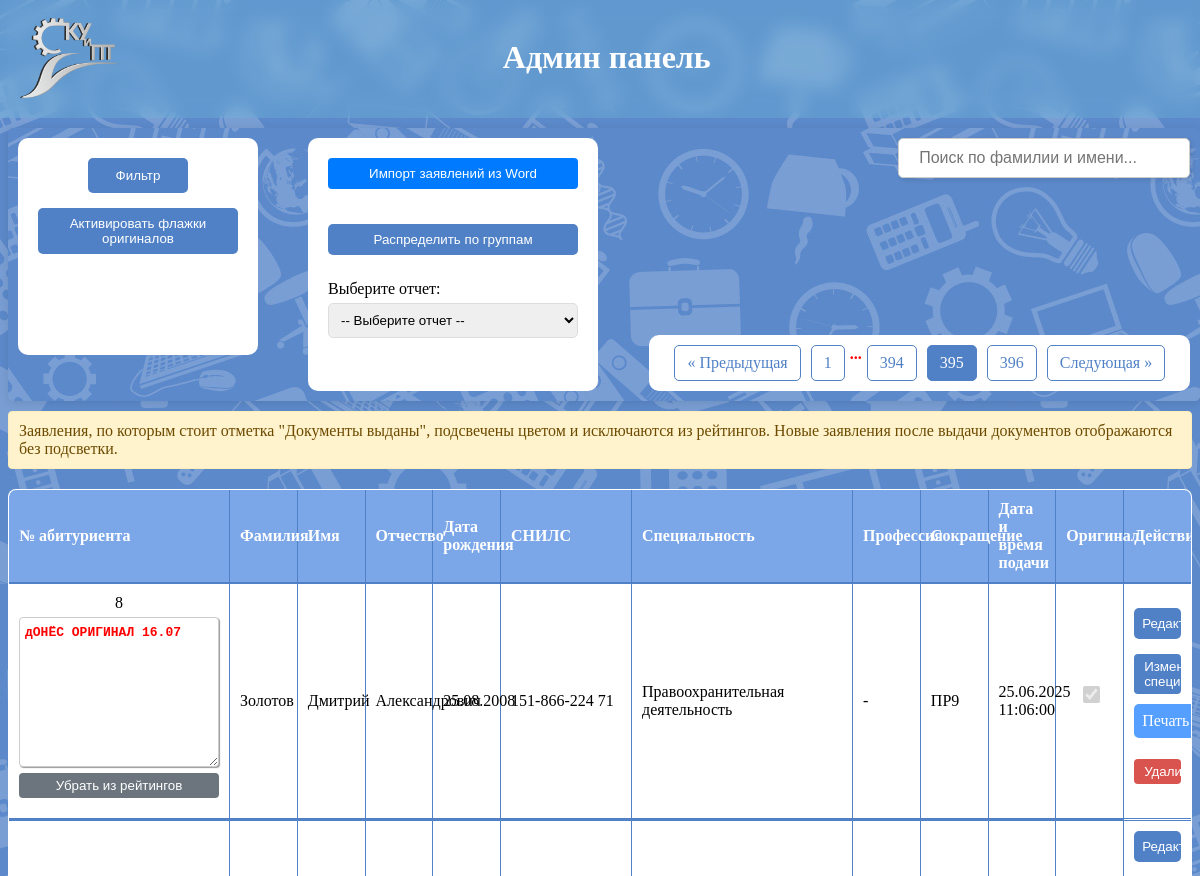
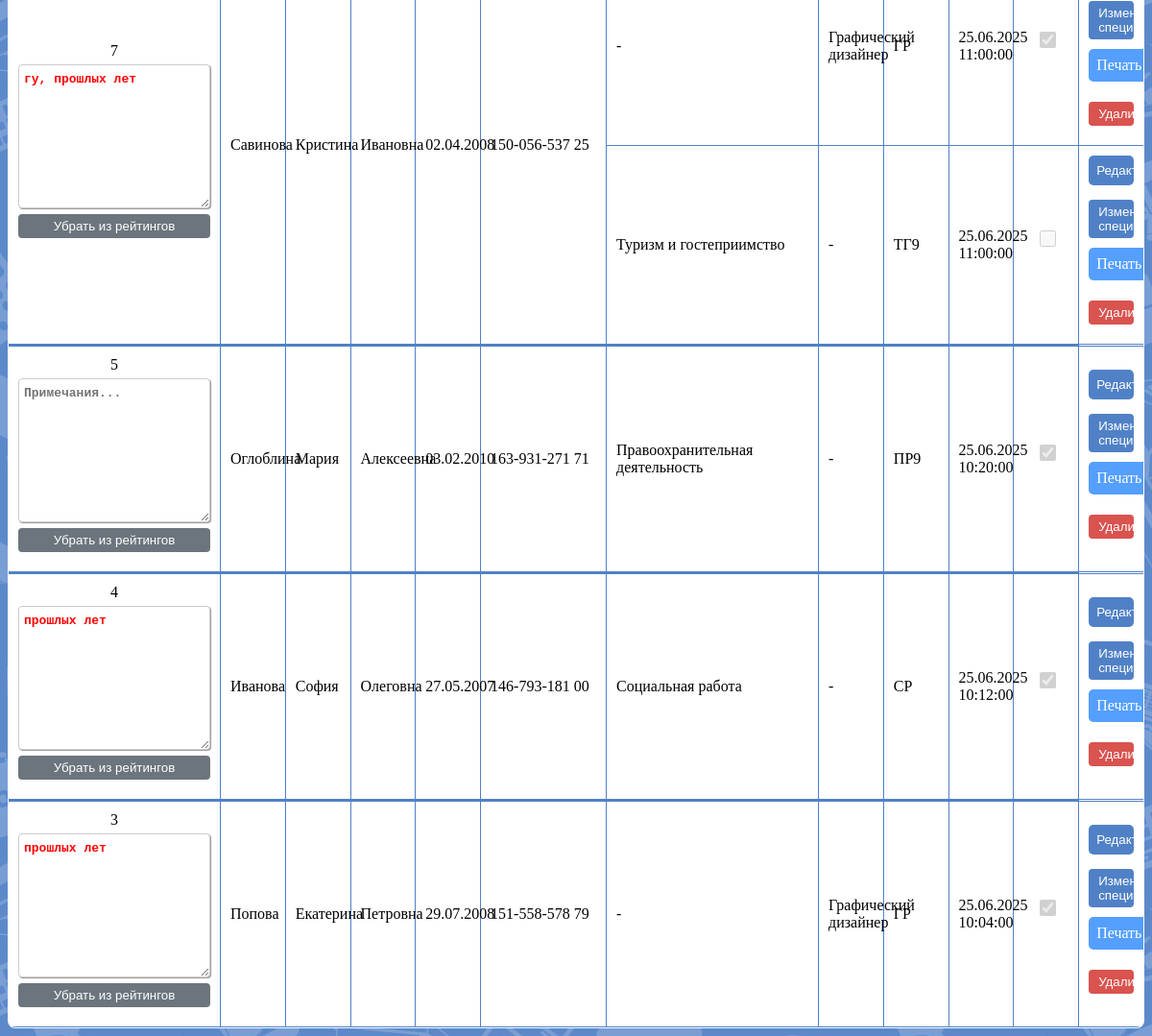
The page /pages/administrator.php?page=395 on the database its author committed (2 pictures, top to bottom).
### tables this page shows
CREATE TABLE `zayav` (
  `id_zayav` int(11) NOT NULL,
  `id_abitur` int(11) NOT NULL,
  `id_spec_prof` int(11) DEFAULT NULL,
  `budzhet` int(11) DEFAULT '1',
  `date` datetime NOT NULL DEFAULT CURRENT_TIMESTAMP,
  `original` tinyint(1) NOT NULL DEFAULT '0',
  `comment` text,
  `issue_note` text,
  `group_id` int(11) DEFAULT NULL
);

CREATE TABLE `profec_spec` (
  `id_prof_spec` int(11) NOT NULL,
  `title` varchar(150) NOT NULL,
  `code` varchar(10) NOT NULL,
  `socr` varchar(20) NOT NULL,
  `ispitanie` int(11) DEFAULT NULL,
  `class` int(11) NOT NULL,
  `forma_obuch` int(11) NOT NULL,
  `kategoriya` int(11) NOT NULL,
  `programm` int(11) NOT NULL,
  `date_sobr` int(11) DEFAULT NULL,
  `date_okonch` int(11) DEFAULT NULL
);

### pages/administrator.php (the view, shortened to what this page needs)
<?php
$host = 'localhost';
$user = 'root';
$password = 'root';
$dbname = 'pk_2025';
$conn = new mysqli($host, $user, $password, $dbname);
$limit = 5;
$page = isset($_GET['page']) ? max((int)$_GET['page'], 1) : 1;
$offset = ($page - 1) * $limit;
$sqlWhere = '';
$sql = "
SELECT
    abit.id_abit,
    abit.familiya,
    abit.imya,
    abit.otchestvo,
    abit.snils,
    abit.date_bd,
    MAX(zayav.date) as latest_date,
    (SELECT comment FROM zayav WHERE id_abitur = abit.id_abit AND comment IS NOT NULL ORDER BY date DESC LIMIT 1) as last_comment
FROM
    abit
JOIN zayav ON abit.id_abit = zayav.id_abitur
JOIN profec_spec ON zayav.id_spec_prof = profec_spec.id_prof_spec
JOIN kat_spec_prof ON profec_spec.kategoriya = kat_spec_prof.id_kat
WHERE 1 $sqlWhere
GROUP BY abit.id_abit, abit.familiya, abit.imya, abit.otchestvo, abit.snils, abit.date_bd
ORDER BY latest_date DESC
LIMIT ? OFFSET ?
";
$stmt = $conn->prepare($sql);
$stmt->bind_param("ii", $limit, $offset);
$stmt->execute();
$result = $stmt->get_result();
$sqlCount = "
SELECT COUNT(DISTINCT abit.id_abit) AS total
FROM abit
JOIN zayav ON abit.id_abit = zayav.id_abitur
JOIN profec_spec ON zayav.id_spec_prof = profec_spec.id_prof_spec
JOIN kat_spec_prof ON profec_spec.kategoriya = kat_spec_prof.id_kat
WHERE 1 $sqlWhere
";
$resultCount = $conn->query($sqlCount);
$totalAbit = $resultCount->fetch_assoc()['total'];
$totalPages = ceil($totalAbit / $limit);
$abitIds = array_column($result->fetch_all(MYSQLI_ASSOC), 'id_abit');
if (!empty($abitIds)) {
    $idsIn = implode(",", array_map('intval', $abitIds));
    $zayavQuery = "
    SELECT
        abit.id_abit,
        abit.familiya,
        abit.imya,
        abit.otchestvo,
        abit.snils,
        abit.date_bd,
        zayav.id_zayav,
        zayav.date,
        zayav.original,
        zayav.comment,
        zayav.issue_note,
        zayav.group_id,
        groups.name as group_name,
        profec_spec.code,
        profec_spec.title AS spec_title,
        profec_spec.socr,
        kat_spec_prof.title AS kategoriya,
        (SELECT comment FROM zayav WHERE id_abitur = abit.id_abit AND comment IS NOT NULL ORDER BY date DESC LIMIT 1) as last_comment
    FROM
        zayav
    JOIN abit ON abit.id_abit = zayav.id_abitur
    JOIN profec_spec ON zayav.id_spec_prof = profec_spec.id_prof_spec
    JOIN kat_spec_prof ON profec_spec.kategoriya = kat_spec_prof.id_kat
    LEFT JOIN `groups` ON zayav.group_id = groups.id
    WHERE abit.id_abit IN ($idsIn)
    ORDER BY zayav.date DESC
    ";
    $zayavResult = $conn->query($zayavQuery);
    $abitData = [];
    while ($row = $zayavResult->fetch_assoc()) {
        $idAbit = $row['id_abit'];
        if (!isset($abitData[$idAbit])) {
            $abitData[$idAbit] = [
                'familiya' => $row['familiya'],
                'imya' => $row['imya'],
                'otchestvo' => $row['otchestvo'],
                'snils' => $row['snils'],
                'date_bd' => $row['date_bd'],
                'last_comment' => $row['last_comment'],
                'group_name' => $row['group_name'],
                'zayavleniya' => []
            ];
        }
        $abitData[$idAbit]['zayavleniya'][] = [
            'code' => $row['code'],
            'spec_title' => $row['kategoriya'] === 'Специальность' ? $row['spec_title'] : '-',
            'profession' => $row['kategoriya'] === 'Профессия' ? $row['spec_title'] : '-',
            'socr' => $row['socr'],
            'date' => $row['date'],
            'id_zayav' => $row['id_zayav'],
            'original' => $row['original'],
            'comment' => $row['comment'],
            'issue_note' => $row['issue_note'],
            'group_id' => $row['group_id'],
            'group_name' => $row['group_name']
        ];
    }
}
?>
<!DOCTYPE html>
<html lang="ru">
<head>
    <link rel="stylesheet" href="css/styles.css">
</head>
<body>
<header>
    <div class="blur">
        <img src="img/ykuipt_logo.png" alt="Логотип"><h1>Админ панель</h1>
    </div>
</header>
<div class = "search-and-filter">
    <div class = "filter-otchet">
        <div class="filter-cont-btn">
            <button id="openFilter" class="filter-btn">Фильтр</button>
            <button id="activateCheckboxes" class="button">Активировать флажки оригиналов</button>
        </div>
        <div class = "otchet">
    <div style="margin-bottom: 20px;">
        <button id="importBtn" class="btn btn-primary">Импорт заявлений из Word</button>
    </div>
    <button id="distributeGroups" class="button">Распределить по группам</button>
    <label for="reportSelector">Выберите отчет:</label>
    <select id="reportSelector" onchange="showReport()">
        <option value="">-- Выберите отчет --</option>
    </select>
    <br><br>
        </div>
    </div>
<div id = "searchContainer">
    <form id="searchForm" method="GET" action="">
        <input type="text" name="search" id="searchInput" placeholder="Поиск по фамилии и имени..."
            value="<?= htmlspecialchars($_GET['search'] ?? '') ?>">
    </form>
</div>
<div class="pagination-filter">
    <?php
    $params = $_GET;
    unset($params['page']);
    $queryString = http_build_query($params);
    function pageLink($pageNum, $currentPage, $queryString) {
        $active = $pageNum == $currentPage ? 'active' : '';
        $link = '?page=' . $pageNum . ($queryString ? '&' . $queryString : '');
        return '<a href="' . htmlspecialchars($link) . '" class="' . $active . '">' . htmlspecialchars($pageNum) . '</a>';
    }
    if ($page > 1) {
        echo '<a href="?page=' . ($page - 1) . ($queryString ? '&' . $queryString : '') . '">« Предыдущая</a>';
    }
    if ($page > 3) {
        echo pageLink(1, $page, $queryString);
        echo '<span>...</span>';
    }
    for ($i = max(1, $page - 1); $i <= min($totalPages, $page + 1); $i++) {
        echo pageLink($i, $page, $queryString);
    }
    if ($page < $totalPages) {
        echo '<a href="?page=' . ($page + 1) . ($queryString ? '&' . $queryString : '') . '">Следующая »</a>';
    }
    ?>
</div>
</div>
    <?php if (empty($abitData)) : ?>
    <div class = "no-zayav">
        <p>Нет заявлений для отображения</p>
    </div>
    <?php else : ?>
    <div class="issued-legend">
        Заявления, по которым стоит отметка "Документы выданы", подсвечены цветом и исключаются из рейтингов. Новые заявления после выдачи документов отображаются без подсветки.
    </div>
    <table id = "table_zayav">
    <thead>
        <tr>
            <th class="th1">№ абитуриента</th>
            <th>Фамилия</th>
            <th>Имя</th>
            <th>Отчество</th>
            <th>Дата рождения</th>
            <th class="th2">СНИЛС</th>
            <th>Специальность</th>
            <th>Профессия</th>
            <th>Сокращение</th>
            <th>Дата и время подачи</th>
            <th>Оригинал</th>
            <th>Действия</th>
        </tr>
    </thead>
    <tbody>
    <?php
    foreach ($abitData as $idAbit => $data) {
        $rowCount = isset($data['zayavleniya']) ? count($data['zayavleniya']) : 0;
        if (isset($data['zayavleniya'])) {
            usort($data['zayavleniya'], function($a, $b) {
                return $a['id_zayav'] - $b['id_zayav'];
            });
        }
        echo "<tr class='abit-border-top'><td colspan='11'></td></tr>";
        $firstZayav = array_shift($data['zayavleniya']);
        $isIssued = isset($firstZayav['issue_note']) && $firstZayav['issue_note'] && strpos($firstZayav['issue_note'], 'Документы выданы') === 0;
        $issueNote = $isIssued ? htmlspecialchars($firstZayav['issue_note']) : '';
        $issueLabel = $issueNote ? "<div class='issued-label'>{$issueNote}</div>" : '';
        $issuedCellClass = $issueNote ? " class='issued-cell'" : '';
        $applyToSpec = $firstZayav['spec_title'] !== '-';
        $specContent = $applyToSpec ? $issueLabel . $firstZayav['spec_title'] : $firstZayav['spec_title'];
        $profContent = !$applyToSpec ? $issueLabel . $firstZayav['profession'] : $firstZayav['profession'];
        echo "<tr>";
        echo "<td rowspan='" . ($rowCount) . "' class='td-id'>
            <div class='td-id-content'>
                <div class='abit-number'>" . htmlspecialchars($idAbit) . "</div>";
        echo "<textarea
            class='notes-textarea'
            data-abit-id='" . $idAbit . "'
            placeholder='Примечания...'>" . htmlspecialchars($data['last_comment'] ?? '') . "</textarea>
        <button class='btn btn-secondary hide-from-rating' style='margin-top:6px; width:100%;' data-id='" . $firstZayav['id_zayav'] . "' data-name='" . htmlspecialchars($data['familiya'] . ' ' . $data['imya'], ENT_QUOTES) . "'>Убрать из рейтингов</button>
        </div>
        </td>";
        echo "<td rowspan='" . ($rowCount) . "'>" . htmlspecialchars($data['familiya']) . "</td>";
        echo "<td rowspan='" . ($rowCount) . "'>" . htmlspecialchars($data['imya']) . "</td>";
        echo "<td rowspan='" . ($rowCount) . "'>" . htmlspecialchars($data['otchestvo']) . "</td>";
        echo "<td rowspan='" . ($rowCount) . "'>" . date("d.m.Y", strtotime($data['date_bd'])) . "</td>";
        echo "<td rowspan='" . ($rowCount) . "'>" . htmlspecialchars($data['snils']) . "</td>";
        echo "<td{$issuedCellClass}>{$specContent}</td>";
        echo "<td{$issuedCellClass}>{$profContent}</td>";
        echo "<td{$issuedCellClass}>" . htmlspecialchars($firstZayav['socr']) . "</td>";
        echo "<td{$issuedCellClass}>" . date("d.m.Y H:i:s", strtotime($firstZayav['date'])) . "</td>";
        $checked = $firstZayav['original'] == 1 ? 'checked' : '';
        echo "<td{$issuedCellClass}><input type='checkbox' class='checkbox-original' data-id='" . $firstZayav['id_zayav'] . "' data-abit-id='" . $idAbit . "' $checked disabled></td>";
        echo "<td{$issuedCellClass}>";
        echo '<button class="btn btn-info view-details" data-id="' . $firstZayav['id_zayav'] . '">Редактировать</button>';
        echo '<button class="btn btn-warning change-spec" data-id="' . $firstZayav['id_zayav'] . '">Изменить специальность</button>';
        echo "<a href='otchet/print_application.php?id=" . $firstZayav['id_zayav'] . "' class='button-print'>Печать</a>";
        echo '<button class="btn btn-danger delete-zayav" style="margin-top:6px;" data-id="' . $firstZayav['id_zayav'] . '" data-name="' . htmlspecialchars($data['familiya'] . ' ' . $data['imya'], ENT_QUOTES) . '" data-socr="' . htmlspecialchars($firstZayav['socr'], ENT_QUOTES) . '">Удалить</button>';
        echo "</td>";
        echo "</tr>";
        foreach ($data['zayavleniya'] as $zayav) {
            $isIssuedRow = isset($zayav['issue_note']) && $zayav['issue_note'] && strpos($zayav['issue_note'], 'Документы выданы') === 0;
            $issueNoteRow = $isIssuedRow ? htmlspecialchars($zayav['issue_note']) : '';
            $issueLabelRow = $issueNoteRow ? "<div class='issued-label'>{$issueNoteRow}</div>" : '';
            $issuedCellClassRow = $issueNoteRow ? " class='issued-cell'" : '';
            $applyToSpecRow = $zayav['spec_title'] !== '-';
            $specContentRow = $applyToSpecRow ? $issueLabelRow . $zayav['spec_title'] : $zayav['spec_title'];
            $profContentRow = !$applyToSpecRow ? $issueLabelRow . $zayav['profession'] : $zayav['profession'];
            echo "<tr>";
            echo "<td{$issuedCellClassRow}>{$specContentRow}</td>";
            echo "<td{$issuedCellClassRow}>{$profContentRow}</td>";
            echo "<td{$issuedCellClassRow}>" . htmlspecialchars($zayav['socr']) . "</td>";
            echo "<td{$issuedCellClassRow}>" . date("d.m.Y H:i:s", strtotime($zayav['date'])) . "</td>";
            $checked = $zayav['original'] == 1 ? 'checked' : '';
            echo "<td{$issuedCellClassRow}><input type='checkbox' class='checkbox-original' data-id='" . $zayav['id_zayav'] . "' data-abit-id='" . $idAbit . "' $checked disabled></td>";
            echo "<td{$issuedCellClassRow}>";
            echo '<button class="btn btn-info view-details" data-id="' . $zayav['id_zayav'] . '">Редактировать</button>';
            echo '<button class="btn btn-warning change-spec" data-id="' . $zayav['id_zayav'] . '">Изменить специальность</button>';
            echo "<a href='otchet/print_application.php?id=" . $zayav['id_zayav'] . "' class='button-print'>Печать</a>";
            echo '<button class="btn btn-danger delete-zayav" style="margin-top:6px;" data-id="' . $zayav['id_zayav'] . '" data-name="' . htmlspecialchars($data['familiya'] . ' ' . $data['imya'], ENT_QUOTES) . '" data-socr="' . htmlspecialchars($zayav['socr'], ENT_QUOTES) . '">Удалить</button>';
            echo "</td>";
            echo "</tr>";
        }
        echo "<tr class='abit-border-bottom'><td colspan='11'></td></tr>";
    }
    ?>
    </tbody>
</table>
<?php endif; ?>
</body>
</html>

### rows shown on the page
zayav: idAbit "8", value "дОНЁС ОРИГИНАЛ 16.07", $firstZayav['id_zayav'] 10 (drawn), familiya "Золотов", imya "Дмитрий", otchestvo "Александрович", date_bd "25.08.2008", snils "151-866-224 71", specContent "Правоохранительная деятельность", id_spec_prof.title "-", id_spec_prof.socr "ПР9", date "25.06.2025 11:06:00"
zayav: issue_note.title "Графический дизайнер", date "25.06.2025 11:00:00"
profec_spec: socr "ГР"
zayav: specContentRow "Туризм и гостеприимство", id_spec_prof.title "-", id_spec_prof.socr "ТГ9", date "25.06.2025 11:00:00"
zayav: idAbit "5", value "Примечания...", familiya "Оглоблина", imya "Мария", otchestvo "Алексеевна", date_bd "03.02.2010", snils "163-931-271 71", specContent "Правоохранительная деятельность", id_spec_prof.title "-", id_spec_prof.socr "ПР9", date "25.06.2025 10:20:00"
zayav: idAbit "4", value "прошлых лет", familiya "Иванова", imya "София", otchestvo "Олеговна", date_bd "27.05.2007", snils "146-793-181 00", specContent "Социальная работа", id_spec_prof.title "-", id_spec_prof.socr "СР", date "25.06.2025 10:12:00"
zayav: issue_note.title "Графический дизайнер", date "25.06.2025 10:04:00"

### other values the page prints
$pageNum "1"
$pageNum "394"
$pageNum "395"
$pageNum "396"
$idAbit "7"
$data['familiya'] "Савинова"
$data['imya'] "Кристина"
$data['otchestvo'] "Ивановна"
date("d.m.Y", strtotime($data['date_bd'])) "02.04.2008"
$data['snils'] "150-056-537 25"
$specContent "-"
$idAbit "3"
$data['familiya'] "Попова"
$data['imya'] "Екатерина"
$data['otchestvo'] "Петровна"
